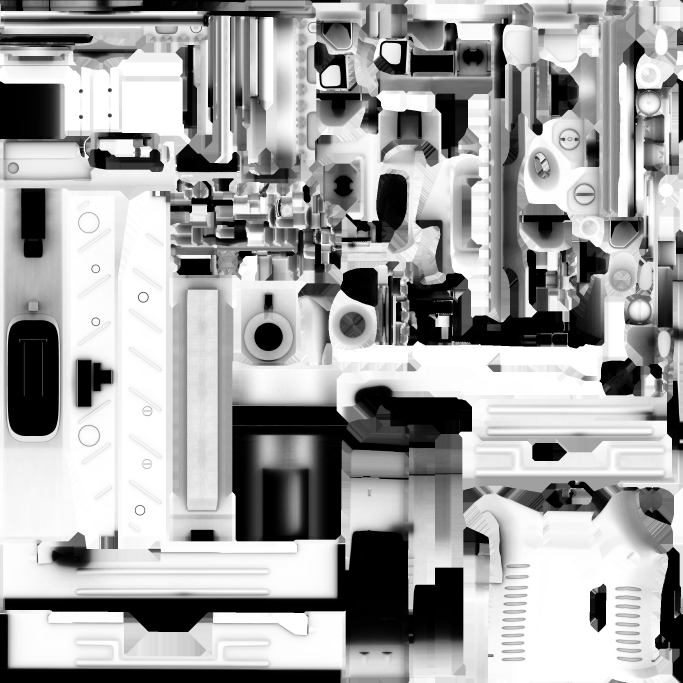
#> input picture assets/UZI_AO.png, 2048 x 2048 px (shown at 1/3 size)
$ python -i edges.py   (imports and definitions only)
#> lines starting #> are read from the running program, lines starting #| are printed output that depends on the picture
#!/usr/bin/env python3
"""Edge map of a render, for seeing thin geometry against a bright sky.

Local-median background subtraction absorbs exactly the objects we care about
(a 6 px pole is thinner than the median window, so the median just absorbs it
and reports "no difference"). A gradient magnitude does not: it fires on the
wires, coils, mast bracing and pole edges no matter how thin they are, and it
ignores the smooth sky. Good for answering "what is that shape".

  edges.py in.png out.png [x0 y0 x1 y1 [scale]]
"""
import sys
import numpy as np
from PIL import Image


def main(inp, outp, *rest):
#> called with inp = '../assets/UZI_AO.png', outp = 'out.png'
    box = tuple(int(v) for v in rest[:4]) if len(rest) >= 4 else None
    scale = int(rest[4]) if len(rest) >= 5 else 3
    a = np.asarray(Image.open(inp).convert("RGB")).astype(np.float32)
    lum = a @ np.array([0.299, 0.587, 0.114], np.float32)
    gx = np.zeros_like(lum)
    gy = np.zeros_like(lum)
    gx[:, 1:-1] = lum[:, 2:] - lum[:, :-2]
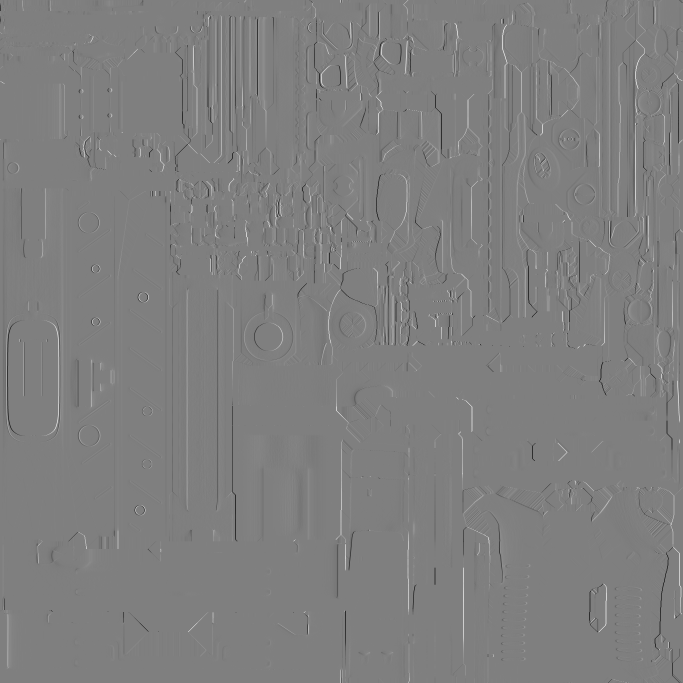
#> gx: shape (2048, 2048) float32 (shown at 1/3 size); min -255, max 255, mean 0; drawn with min black and max white
    gy[1:-1, :] = lum[2:, :] - lum[:-2, :]
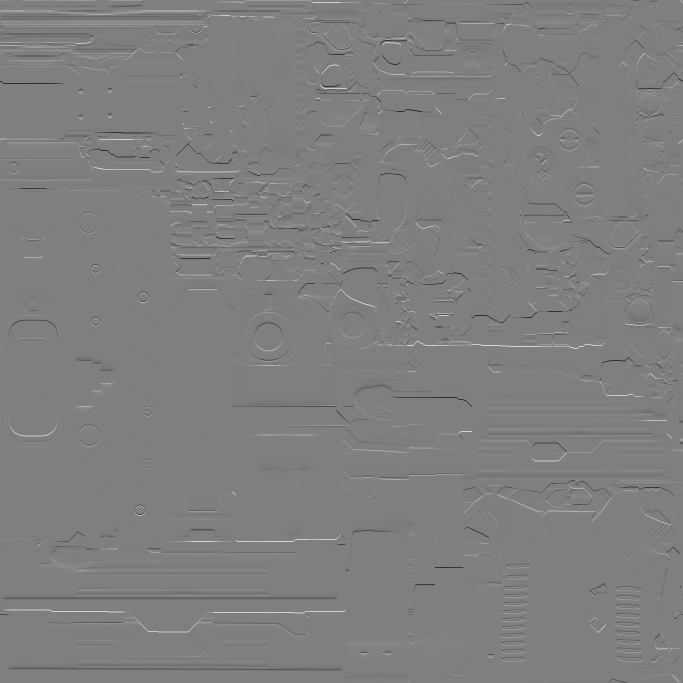
#> gy: shape (2048, 2048) float32 (shown at 1/3 size); min -255, max 255, mean 0; drawn with min black and max white
    mag = np.sqrt(gx * gx + gy * gy)
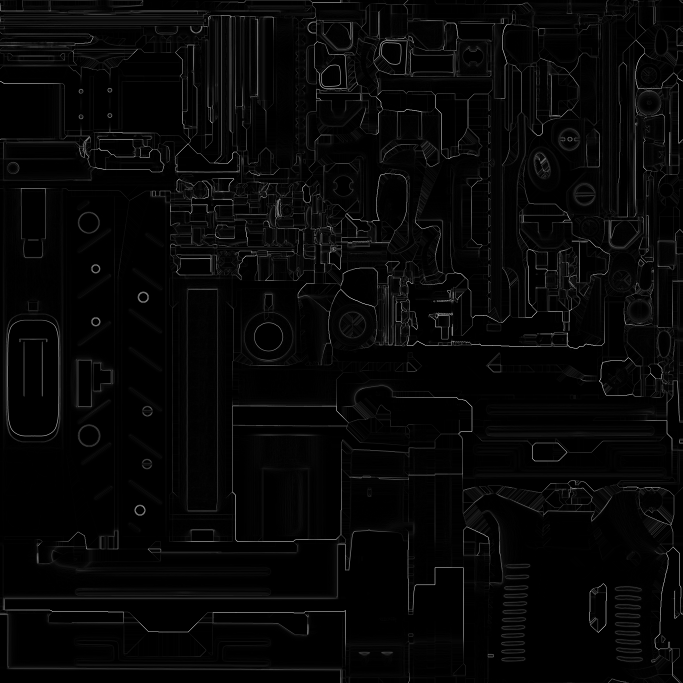
#> mag: shape (2048, 2048) float32 (shown at 1/3 size); min 0, max 360.6, mean 9.6; drawn with min black and max white
    # robust scale: the 99.2nd percentile is a real edge, the tail is noise
    hi = max(float(np.percentile(mag, 99.2)), 12.0)
#> hi = 180.6
    v = np.clip(mag / hi, 0.0, 1.0)
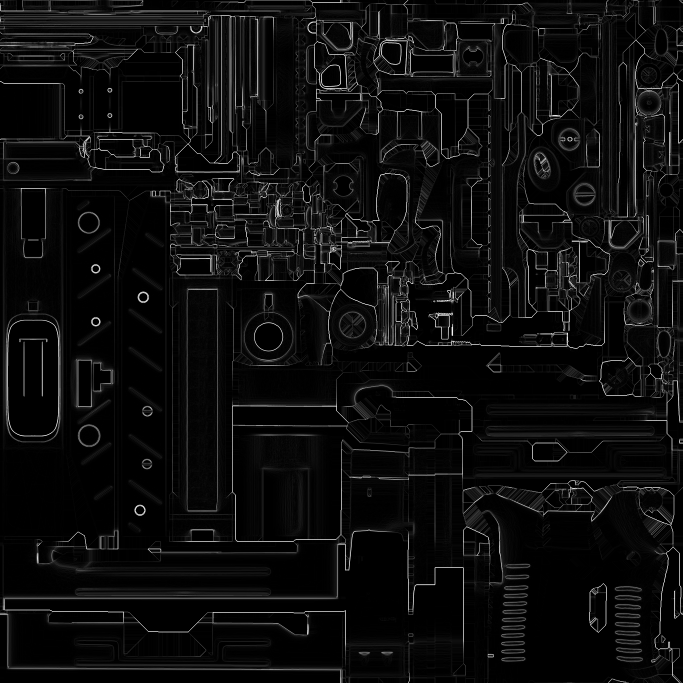
#> v: shape (2048, 2048) float32 (shown at 1/3 size); min 0, max 1, mean 0.0511
    v = v * v * (3.0 - 2.0 * v)          # smoothstep, so faint edges read
    img = (255.0 * (1.0 - v)).astype(np.uint8)
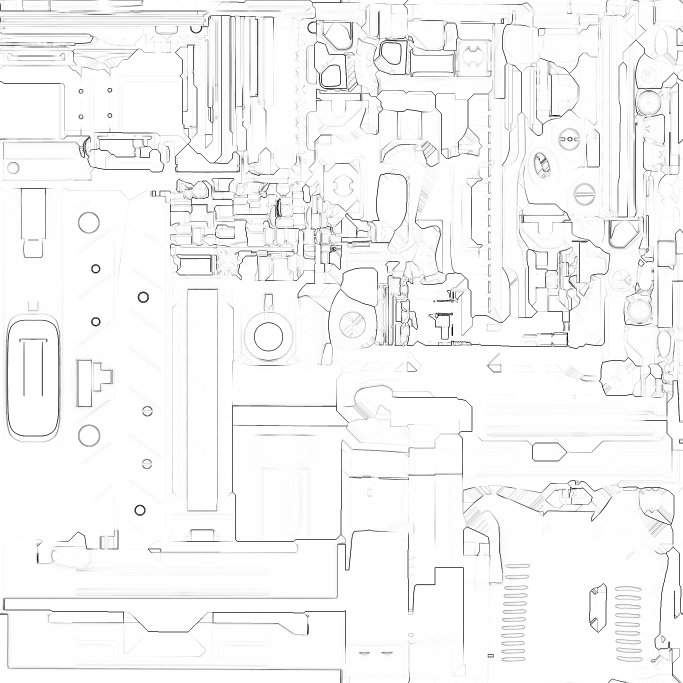
#> img: shape (2048, 2048) (shown at 1/3 size); min 0, max 255, mean 246.1
    im = Image.fromarray(np.stack([img] * 3, axis=2))
    if box:
        im = im.crop(box)
    im = im.resize((im.width * scale, im.height * scale), Image.NEAREST)
#> im: PIL image 6144x6144 RGB
    im.save(outp)
    print(f"{outp}  {im.width}x{im.height}  edge scale hi={hi:.1f}")
#| out.png  6144x6144  edge scale hi=180.6


# [2 lines not run here, left out]

>>> result = main('../assets/UZI_AO.png', 'out.png')

$ run again, on assets/UZI_Metallic.png
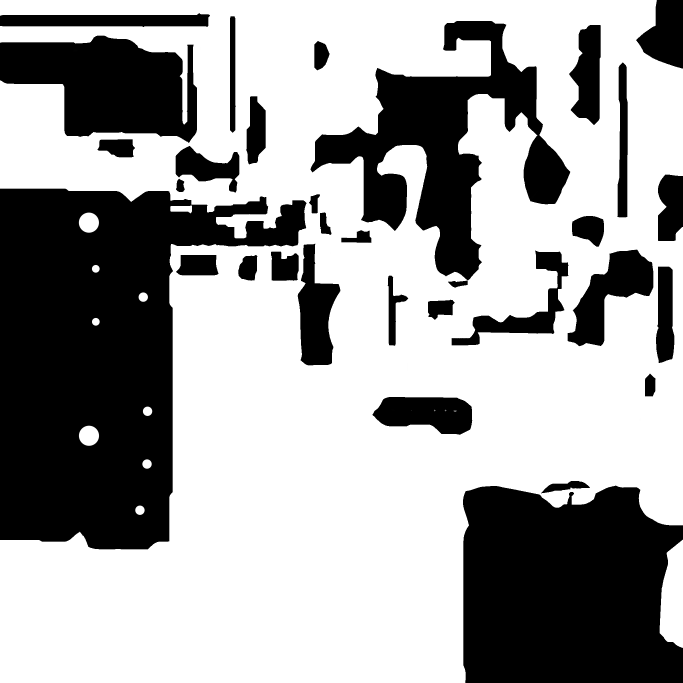
#> input picture assets/UZI_Metallic.png, 2048 x 2048 px (shown at 1/3 size)
#> in main, `mag = np.sqrt(gx * gx + gy * gy)`:
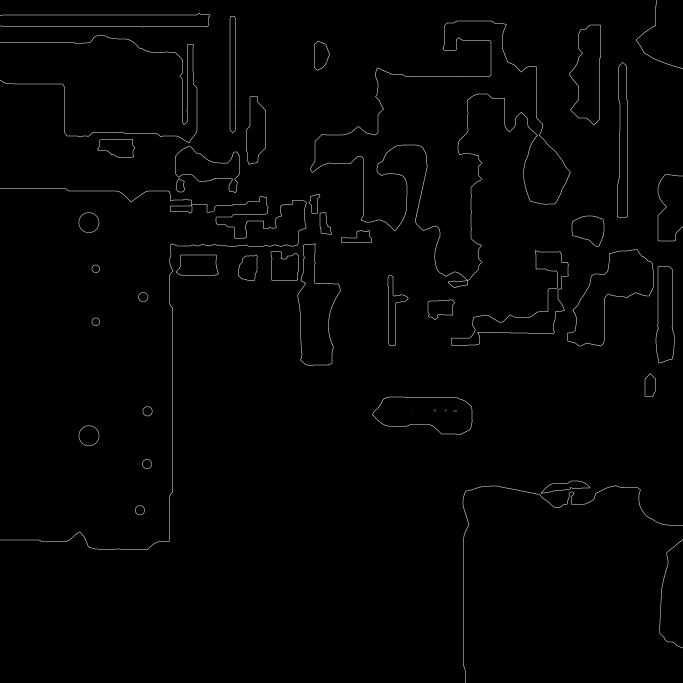
#> mag: shape (2048, 2048) float32 (shown at 1/3 size); min 0, max 360.6, mean 3.4; drawn with min black and max white
#> hi = 255
#> in main, `img = (255.0 * (1.0 - v)).astype(np.uint8)`:
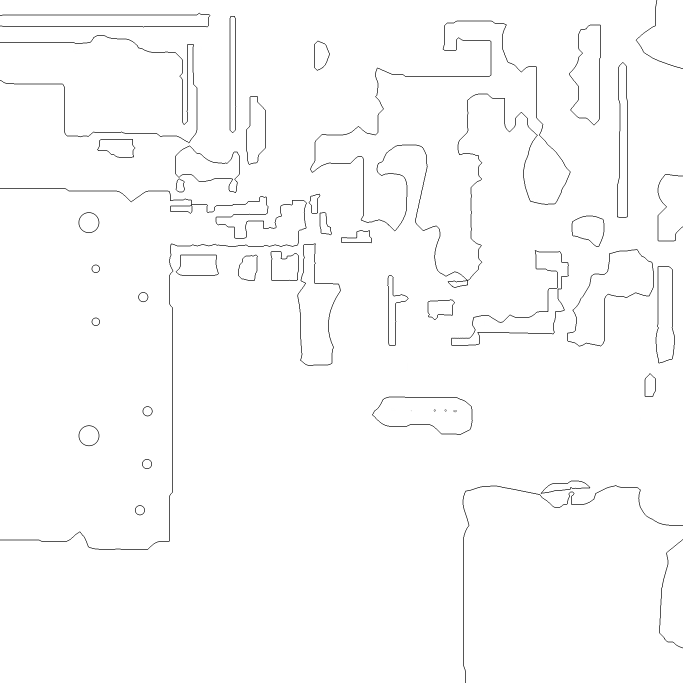
#> img: shape (2048, 2048) (shown at 1/3 size); min 0, max 255, mean 251.8
#| out.png  6144x6144  edge scale hi=255.0
